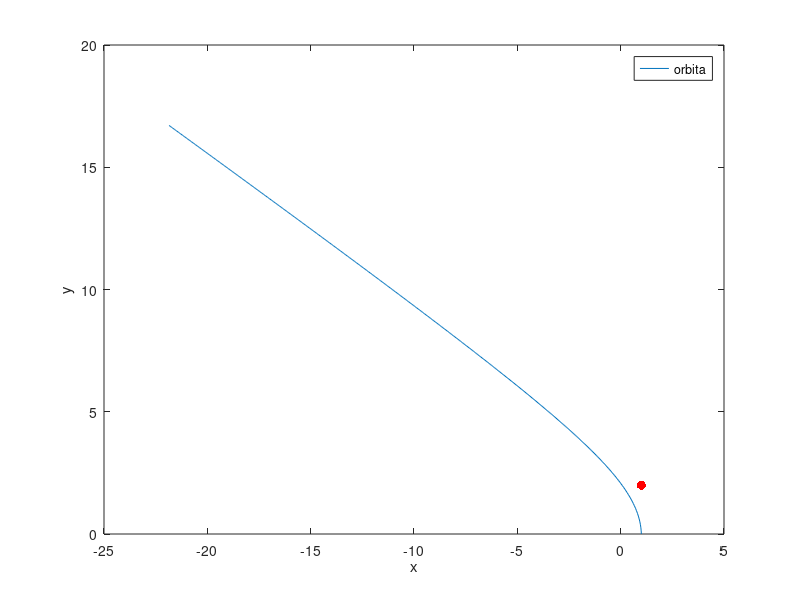

Recreate this plot in MATLAB.

H=1/52;

t=0:H:10;

%valores iniciales
x=1;
vX=0;
y=0;
vY=2.1*pi;
a=39.5;
B=-1.5;


for i=1:numel(t)-1
    
    Qx=(-a*x(i)*(x(i)^2+y(i)^2)^B);
    Qy=(-a*y(i)*(x(i)^2+y(i)^2)^B);
    
    vX(i+1)= vX(i) + H*Qx/2;
    vY(i+1)= vY(i) + H*Qy/2;
    
    x(i+1) = x(i) + vX(i+1)*H;
    y(i+1) = y(i) + vY(i+1)*H;
    
    

end

plot(x,y,1,2,'r.','MarkerSize',20);
    ylabel('y')
    xlabel('x')
    legend('orbita')